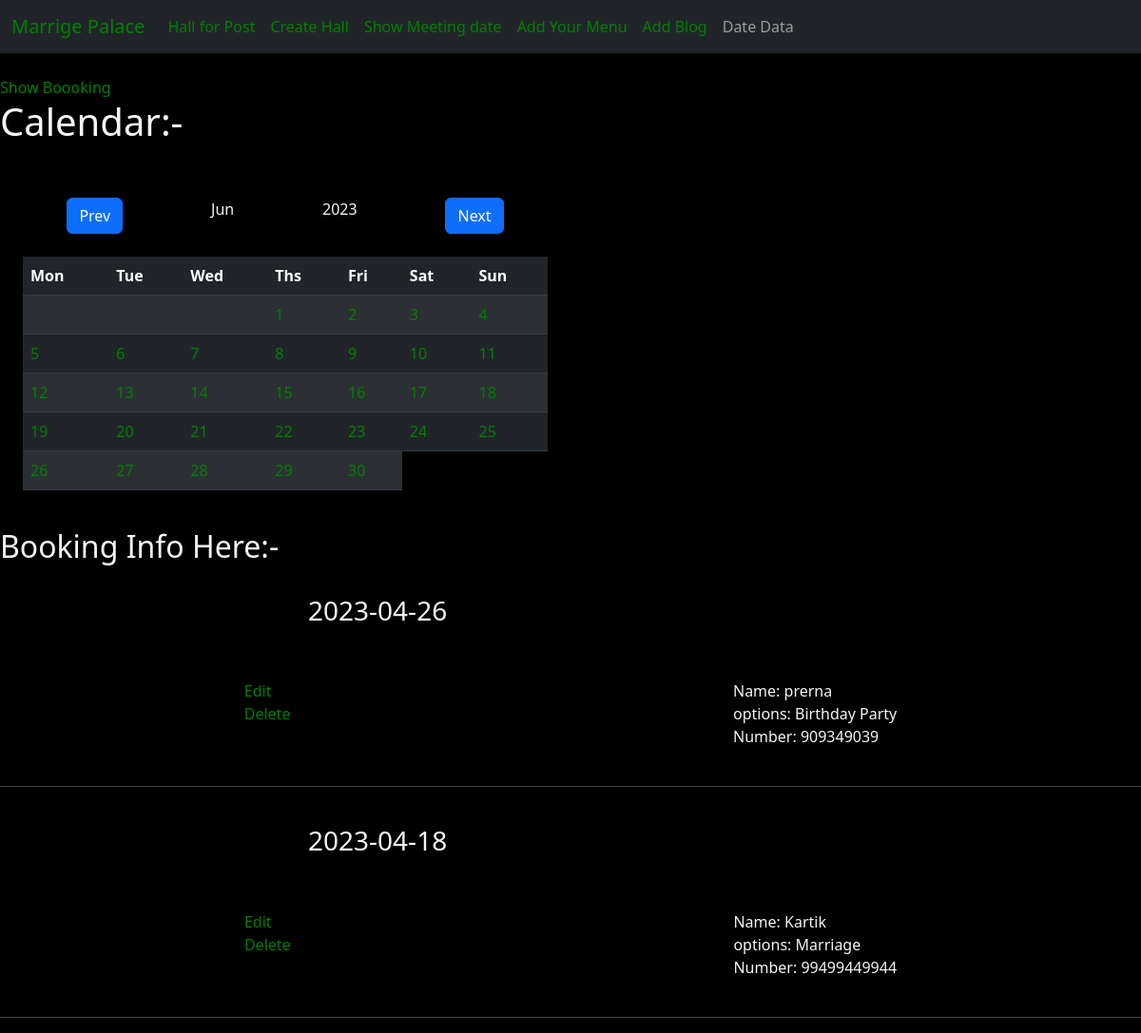
Before: /admin_main/date_data with the older database file.
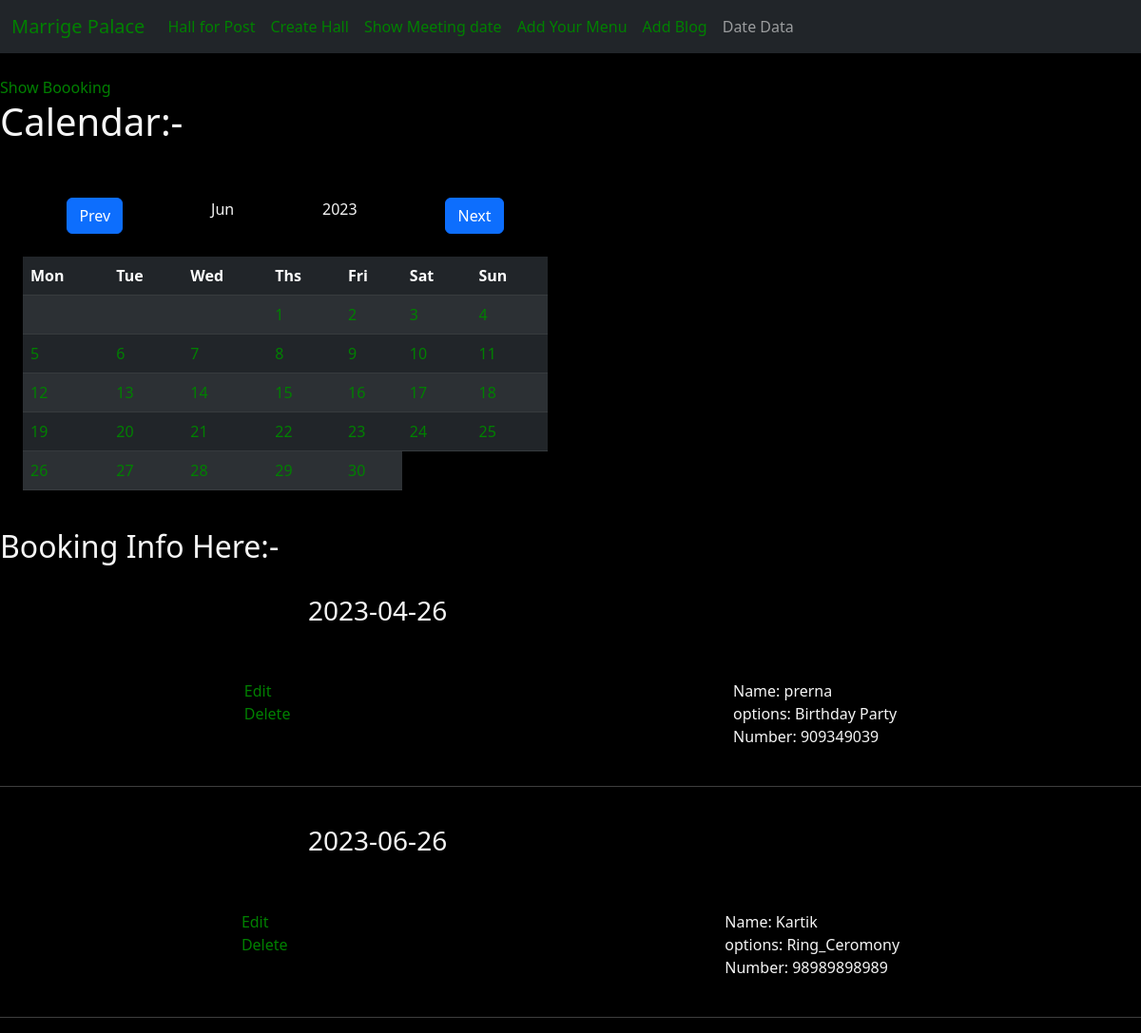
After: the same page with the newer database file.
### tables this page shows
CREATE TABLE date_data (
	id INTEGER NOT NULL, 
	dated VARCHAR(50), 
	option VARCHAR(50), 
	name VARCHAR(50), 
	number INTEGER, 
	PRIMARY KEY (id)
);

### router/admin_login/admin_in.py (the view)
@admin_main.route('/date_data')
def booking_data():
    result = 'SELECT * FROM date_data'
    show = engine.execute(result)
    x = show.fetchall()
    return render_template('admin/booking_data.html', x=x)

### templates/admin/booking_data.html (shortened to what this page needs)
{% extends "admin/index_date.html"%}
{% block booking %}
<h2>Booking Info Here:- </h2>
{% for book in x%}
    <div >
        <div style="margin: auto; width: 50%; padding: 2%;">
            <h3>{{ book.dated }}</h3>
        </div>
        <div style="padding: 2%;" class="d-lg-flex justify-content-around">
            <div>
                <a href="{{ url_for('admin_main.edit_event', id=book['id'])}}">Edit</a><br>
                <a href="{{ url_for('admin_main.deleteHere', id=book['id'])}}">Delete</a>
            </div>
            <div>
                <label for="name">Name: {{book.name}}</label>
                <br>
                <label for="opts">options: {{book.option}}</label>
                <br>
                <label for="Number">Number: {{book.number}}</label>
            </div>
        </div>
    </div>
    <hr>
{% endfor %}
{% endblock%}

Changed rows visible on the page:
changed date_data "Kartik": dated "2023-04-18" → "2023-06-26"; option "Marriage" → "Ring_Ceromony"; number "99499449944" → "98989898989"
